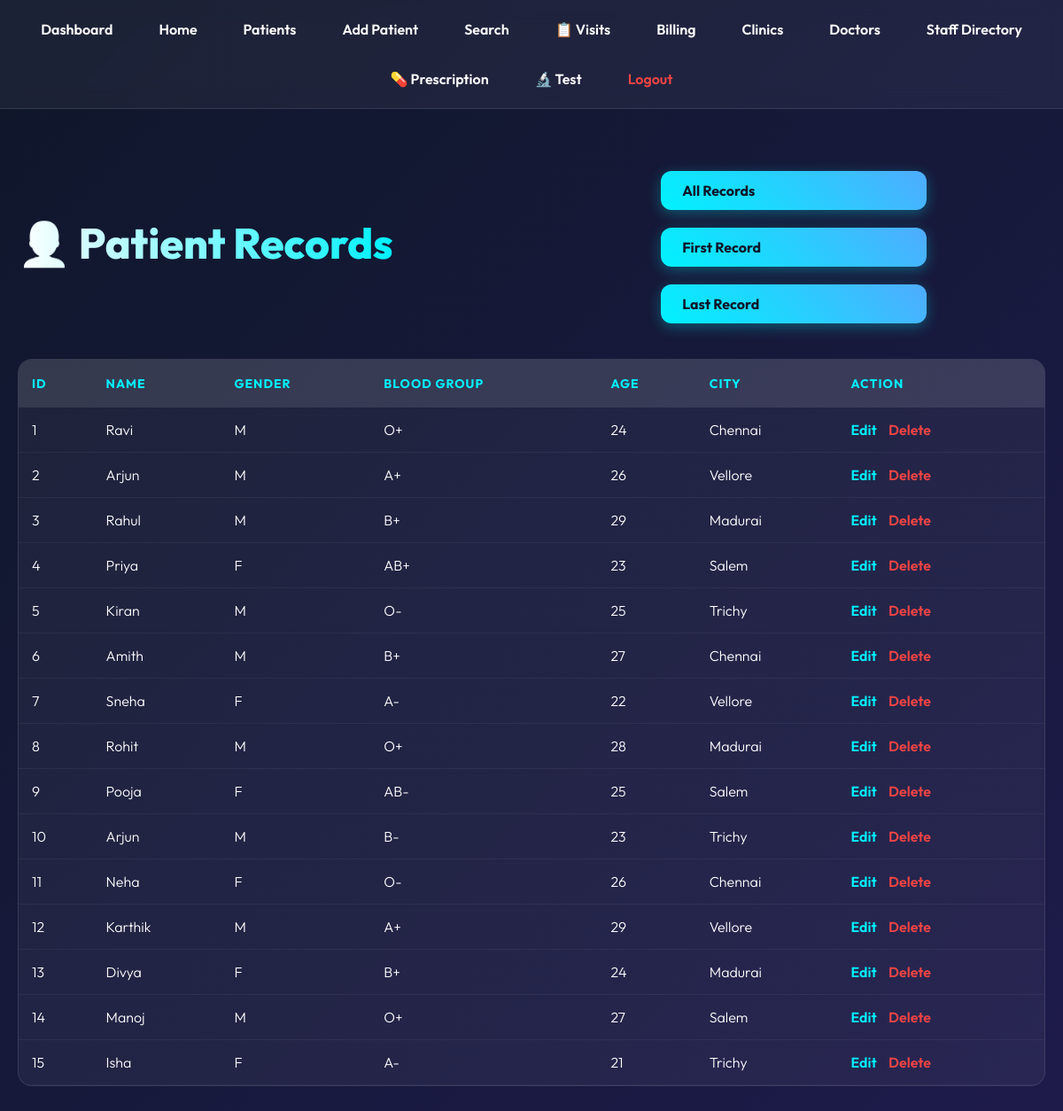
Screenshot of /view_patient.php (signed in) with the database file from the repository.
### tables this page shows
CREATE TABLE PATIENT (
              Patient_ID INTEGER PRIMARY KEY,
              Name TEXT NOT NULL,
              Gender TEXT,
              DOB TEXT,
              Age INTEGER,
              Blood_Group TEXT,
              Address TEXT,
              City TEXT,
              State TEXT
            );

### db.php (called while the page is built, shortened)
<?php
class AppDbResult {
    private array $rows;
    private int $index = 0;
    public function __construct(array $rows) {
        $this->rows = $rows;
        $this->num_rows = count($rows);
    }
    public function fetch_assoc(): ?array {
        if ($this->index < count($this->rows)) {
            return $this->rows[$this->index++];
        }
        return null;
    }
}
class AppDb {
    private ?PDO $pdo;
    public function __construct(?PDO $pdo) {
        $this->pdo = $pdo;
    }
    public function query(string $sql) {
        $trimmed = ltrim($sql);
        if (preg_match('/^SELECT\b|^WITH\b|^SHOW\b|^PRAGMA\b/i', $trimmed)) {
            try {
                $stmt = $this->pdo->query($sql);
                $rows = $stmt ? $stmt->fetchAll(PDO::FETCH_ASSOC) : [];
                return new AppDbResult($rows);
            } catch (PDOException $e) {
                $this->error = $e->getMessage();
                return false;
            }
        }
    }
}
$dbFile = __DIR__ . '/clinic.db';
if (class_exists('PDO') && class_exists('SQLite3')) {
    $pdo = new PDO('sqlite:' . $dbFile);
    $pdo->setAttribute(PDO::ATTR_ERRMODE, PDO::ERRMODE_EXCEPTION);
    $pdo->exec('PRAGMA foreign_keys = ON;');
    $conn = new AppDb($pdo);
}
?>

### view_patient.php (the view, shortened to what this page needs)
<?php
include 'db.php';
include 'header.php';
?>
<div style="display: flex; justify-content: space-between; align-items: center; margin-bottom: 20px;">
    <h1>👨‍⚕️ Patient Records</h1>
    <div>
        <a href="view_patient.php" class="btn">All Records</a>
        <a href="view_patient.php?view=first" class="btn">First Record</a>
        <a href="view_patient.php?view=last" class="btn">Last Record</a>
    </div>
</div>
<div class="table-container">
    <table>
        <tr>
            <th>ID</th>
            <th>Name</th>
            <th>Gender</th>
            <th>Blood Group</th>
            <th>Age</th>
            <th>City</th>
            <th>Action</th>
        </tr>
        <?php
        $sql = "SELECT * FROM PATIENT";
        $result = $conn->query($sql);
        if ($result && $result->num_rows > 0) {
            while($row = $result->fetch_assoc()){
                $bg = $row['Blood_Group'] ?? $row['Blood_group'] ?? $row['blood_group'] ?? 'N/A';
                $age = $row['Age'] ?? $row['age'] ?? 'N/A';
                echo "<tr>
                    <td>{$row['Patient_ID']}</td>
                    <td>{$row['Name']}</td>
                    <td>{$row['Gender']}</td>
                    <td>{$bg}</td>
                    <td>{$age}</td>
                    <td>{$row['City']}</td>
                    <td>
                        <a href='update_patient.php?id={$row['Patient_ID']}' style='color: var(--accent-color);'>Edit</a>
                        <a href='delete_patient.php?id={$row['Patient_ID']}' style='color: var(--danger-color);' onclick='return confirm(\"Are you sure you want to delete this patient?\")'>Delete</a>
                    </td>
                </tr>";
            }
        } else {
            echo "<tr><td colspan='7' style='text-align:center;'>No records found</td></tr>";
        }
        ?>
    </table>
</div>
<?php include 'footer.php'; ?>

### header.php (shortened to what this page needs)
<!DOCTYPE html>
<html lang="en">
<head>
    <link rel="stylesheet" href="style.css">
</head>
<body>
<?php if(isset($_SESSION['user'])): ?>
    <div class="navbar">
        <a href="dashboard.php">Dashboard</a>
        <a href="index.php">Home</a>
        <a href="view_patient.php">Patients</a>
        <a href="add_patient.php">Add Patient</a>
        <a href="search_patient.php">Search</a>
        <a href="visit_details.php">📋 Visits</a>
        <a href="generate_bill.php">Billing</a>
        <a href="search_clinic.php">Clinics</a>
        <a href="search_doctor.php">Doctors</a>
        <a href="clinic_staff.php">Staff Directory</a>
        <a href="add_prescription.php">💊 Prescription</a>
        <a href="add_test.php">🔬 Test</a>
        <a href="logout.php" style="color: var(--danger-color);">Logout</a>
    </div>
<?php endif; ?>
<div class="container">

### footer.php
</div>
</body>
</html>

### style.css (style rules this page uses)
:root { --text-primary: #ffffff; --text-secondary: #94a3b8; --bg-gradient-1: #0f172a; --bg-gradient-2: #1e1b4b; --glass-bg: rgba(255, 255, 255, 0.05); --glass-border: rgba(255, 255, 255, 0.1); --accent-color: #00f2fe; --accent-hover: #4facfe; --danger-color: #ef4444; }
* { box-sizing: border-box; margin: 0; padding: 0; }
body { font-family: 'Outfit', sans-serif; background: linear-gradient(135deg, var(--bg-gradient-1), var(--bg-gradient-2)); background-attachment: fixed; color: var(--text-primary); min-height: 100vh; display: flex; flex-direction: column; }
.navbar { display: flex; justify-content: center; gap: 20px; flex-wrap: wrap; padding: 15px 30px; background: var(--glass-bg); backdrop-filter: blur(12px); border-bottom: 1px solid var(--glass-border); position: sticky; top: 0; z-index: 100; }
.navbar a { color: var(--text-primary); text-decoration: none; font-weight: 600; font-size: 16px; padding: 8px 16px; border-radius: 8px; transition: all 0.3s ease; }
.container { padding: 60px 20px; max-width: 1200px; margin: 0 auto; width: 100%; animation: fadeInUp 0.8s cubic-bezier(0.16, 1, 0.3, 1) forwards; opacity: 0; transform: translateY(20px); }
h1 { font-size: 48px; font-weight: 800; margin-bottom: 10px; text-align: center; background: linear-gradient(90deg, #fff, var(--accent-color)); -webkit-background-clip: text; background-clip: text; -webkit-text-fill-color: transparent; }
.btn, .card a.btn-link { display: inline-block; text-decoration: none; background: linear-gradient(45deg, var(--accent-color), var(--accent-hover)); color: #0f172a; font-weight: 700; padding: 12px 24px; margin: 10px 5px; border-radius: 12px; border: none; font-size: 16px; cursor: pointer; transition: all 0.3s ease; box-shadow: 0 4px 15px rgba(0, 242, 254, 0.3); width: calc(100% - 10px); max-width: 300px; }
.table-container { width: 100%; overflow-x: auto; margin-top: 30px; border-radius: 16px; background: var(--glass-bg); border: 1px solid var(--glass-border); backdrop-filter: blur(10px); }
table { width: 100%; border-collapse: collapse; color: var(--text-primary); }
th { background: rgba(255, 255, 255, 0.1); color: var(--accent-color); padding: 18px 15px; text-transform: uppercase; font-size: 14px; letter-spacing: 1px; text-align: left; }
td { padding: 15px; border-bottom: 1px solid rgba(255, 255, 255, 0.05); font-weight: 300; }
td a { color: var(--accent-color); text-decoration: none; font-weight: 600; margin-right: 10px; }

### rows the page displays
patient: Patient_ID "1", Name "Ravi", Gender "M", Blood_Group "O+", Age "24", City "Chennai"
patient: Patient_ID "2", Name "Arjun", Gender "M", Blood_Group "A+", Age "26", City "Vellore"
patient: Patient_ID "3", Name "Rahul", Gender "M", Blood_Group "B+", Age "29", City "Madurai"
patient: Patient_ID "4", Name "Priya", Gender "F", Blood_Group "AB+", Age "23", City "Salem"
patient: Patient_ID "5", Name "Kiran", Gender "M", Blood_Group "O-", Age "25", City "Trichy"
patient: Patient_ID "6", Name "Amith", Gender "M", Blood_Group "B+", Age "27", City "Chennai"
patient: Patient_ID "7", Name "Sneha", Gender "F", Blood_Group "A-", Age "22", City "Vellore"
patient: Patient_ID "8", Name "Rohit", Gender "M", Blood_Group "O+", Age "28", City "Madurai"
patient: Patient_ID "9", Name "Pooja", Gender "F", Blood_Group "AB-", Age "25", City "Salem"
patient: Patient_ID "10", Name "Arjun", Gender "M", Blood_Group "B-", Age "23", City "Trichy"
patient: Patient_ID "11", Name "Neha", Gender "F", Blood_Group "O-", Age "26", City "Chennai"
patient: Patient_ID "12", Name "Karthik", Gender "M", Blood_Group "A+", Age "29", City "Vellore"
patient: Patient_ID "13", Name "Divya", Gender "F", Blood_Group "B+", Age "24", City "Madurai"
patient: Patient_ID "14", Name "Manoj", Gender "M", Blood_Group "O+", Age "27", City "Salem"
patient: Patient_ID "15", Name "Isha", Gender "F", Blood_Group "A-", Age "21", City "Trichy"
